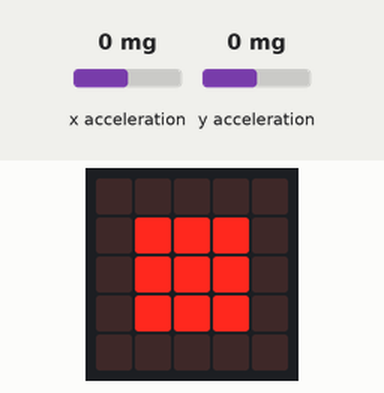
A program run on a simulated BBC micro:bit (MakeCode). Shown: the board's 5×5 LED display. The test bench sets the inputs (shaded band); at power-on: x acceleration 0 mg, y acceleration 0 mg.

Above: at 1.2 s.
1.3 s: x acceleration set to -520 mg
2.8 s: x acceleration set to -595 mg
At 3.11 s:
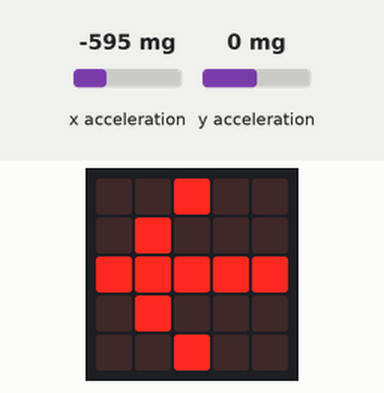
5.8 s: y acceleration set to -1440 mg
At 6.4 s:
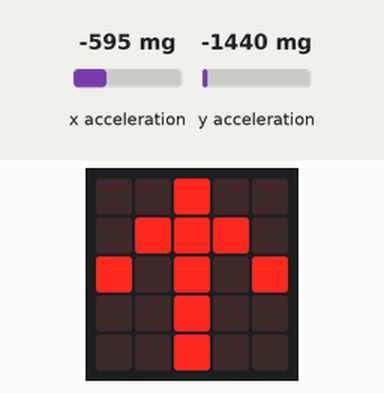
8.8 s: y acceleration set to 750 mg
At 9.28 s:
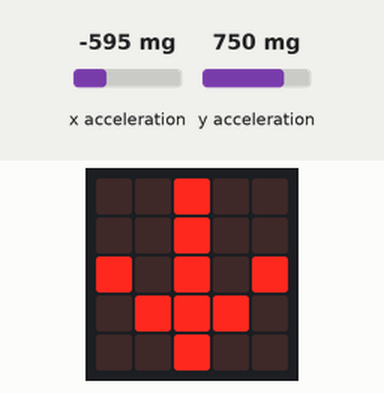
11.8 s: x acceleration set to 750 mg
At 12.17 s:
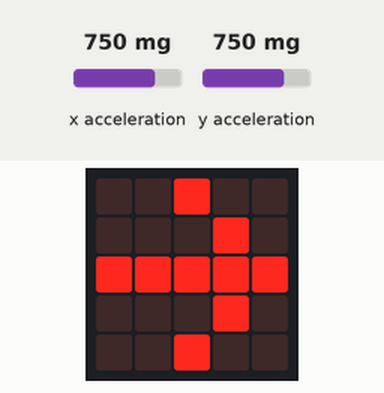
14.8 s: x acceleration set to 571 mg
16.3 s: x acceleration set to 530 mg
Timing chart, 0 to 19.0 s (numbered marks = the images above; inputs shaded):
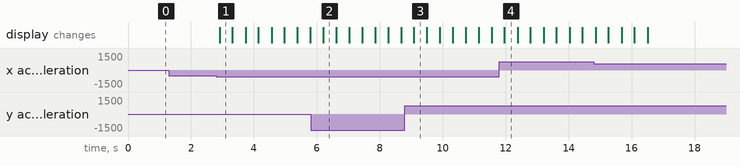

The program:

main.ts
```typescript
basic.forever(function () {
    if (input.acceleration(Dimension.Y) < -400) {
        basic.showLeds(`
            . . # . .
            . # # # .
            # . # . #
            . . # . .
            . . # . .
            `)
    }
    if (input.acceleration(Dimension.Y) > 400) {
        basic.showLeds(`
            . . # . .
            . . # . .
            # . # . #
            . # # # .
            . . # . .
            `)
    }
    if (input.acceleration(Dimension.X) > 550) {
        basic.showLeds(`
            . . # . .
            . . . # .
            # # # # #
            . . . # .
            . . # . .
            `)
    }
    if (input.acceleration(Dimension.X) < -550) {
        basic.showLeds(`
            . . # . .
            . # . . .
            # # # # #
            . # . . .
            . . # . .
            `)
    }
    if (input.acceleration(Dimension.Y) < 40 && input.acceleration(Dimension.Y) > -40) {
        basic.showLeds(`
            . . . . .
            . # # # .
            . # # # .
            . # # # .
            . . . . .
            `)
    }
    if (input.acceleration(Dimension.X) > -40 && input.acceleration(Dimension.X) < 40) {
        basic.showLeds(`
            . . . . .
            . # # # .
            . # # # .
            . # # # .
            . . . . .
            `)
    }
})
```

test.ts
```typescript
// tests gaan hier; deze zal niet worden gecompileerd wanneer dit pakket wordt gebruikt als extensie.
```

Measured:
- the behaviour switches between -550 and -551 mg on x acceleration (found by bisection; images 0 and 1)
- after the input at 1.3 s, every drawn part: stays the same
- after the input at 2.8 s, the display: changes after 0.11 s (image 1)
- after the input at 5.8 s, the display: changes after 0.41 s (image 2)
- after the input at 8.8 s, the display: changes after 0.29 s (image 3)
- after the input at 11.8 s, the display: changes after 0.16 s (image 4)
- what the display in image 1 shows lasts 0.4 s, from 2.9 s to 3.3 s
